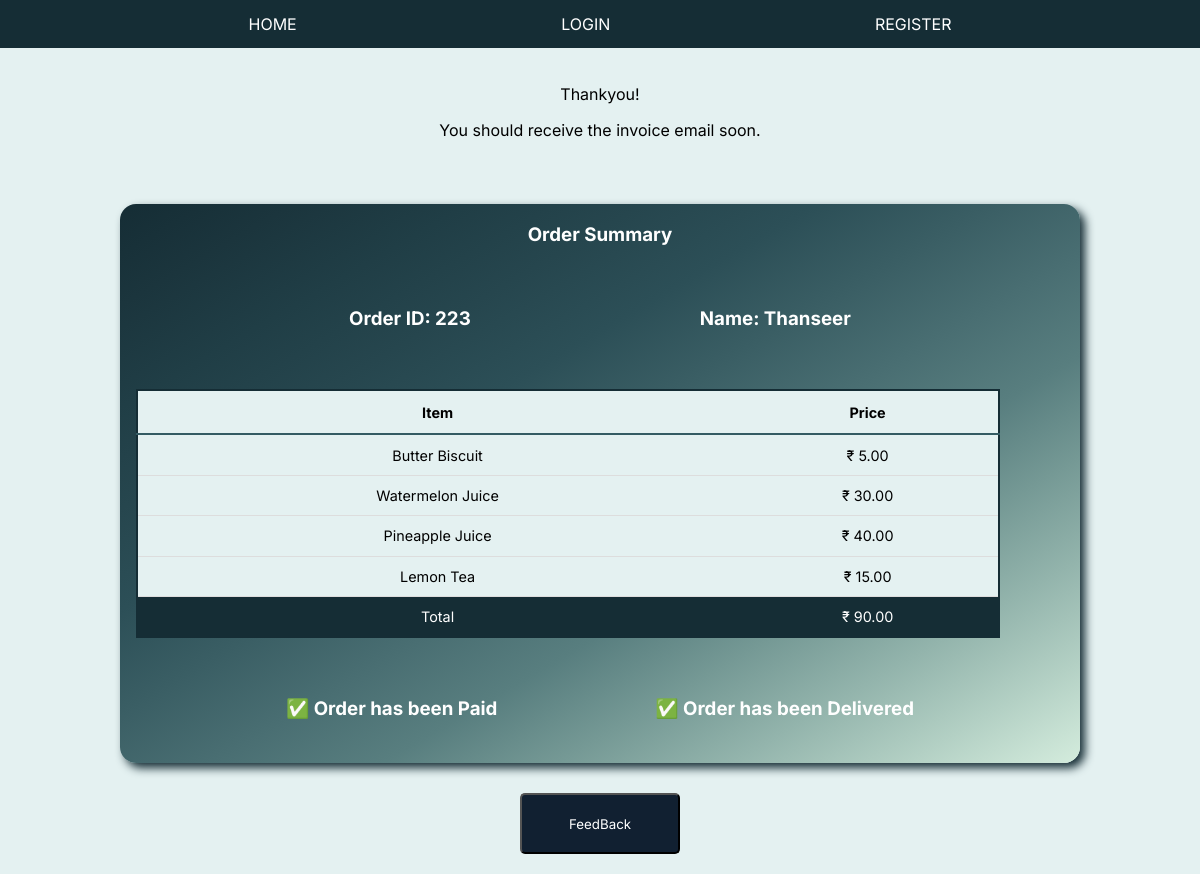
The app's page /rorders/223/ with its own data.
### rishabs/models.py (models this page shows, shortened)
class OrderModel(models.Model):
    created_on = models.DateTimeField(auto_now_add=True)
    price = models.DecimalField(max_digits=7, decimal_places=2)
    items = models.ManyToManyField('MenuItem', related_name='order', blank=True)
    order_user = models.ForeignKey(User, related_name='userinfo',on_delete=models.CASCADE)
    is_paid = models.BooleanField(default=False)
    is_delivered = models.BooleanField(default=False)
    feedback = models.CharField(max_length=100,default="")

class User(AbstractUser):
    phone_number = models.CharField(max_length=12, unique=True)
    is_phone_verified = models.BooleanField(default=False)
    otp = models.CharField(max_length=6)
    USERNAME_FIELD = 'phone_number'
    REQUIRED_FIELDS = []
    objects = UserManager()

class MenuItem(models.Model):
    name = models.CharField(max_length=100)
    description = models.TextField()
    image = models.ImageField(upload_to='menu_images/')
    price = models.DecimalField(max_digits=5, decimal_places=2)
    category = models.ManyToManyField('Category', related_name='item')

### rishabs/views.py (the view, shortened to what this page needs)
# urls.py: path('rorders/<int:pk>/', views.rorder_details, name="rorder_details"),
def rorder_details(request,pk):
    if request.method == "POST":
        order = OrderModel.objects.get(pk=pk)
        order.delete()
        juice = MenuItem.objects.filter(category__name__contains='juice')
        hot_drinks = MenuItem.objects.filter(category__name__contains='hot_drinks')
        snacks = MenuItem.objects.filter(category__name__contains='snacks')
        context = {
            'juice': juice,
            'hot_drinks': hot_drinks,
            'snacks': snacks,
            'message':'Order has been cancelled!'
        }
        return render(request, 'rishabs/order.html', context)
    else:
        check = OrderModel.objects.filter(pk=pk)
        if len(check)>0:
            order = OrderModel.objects.get(pk=pk)
        context = {
            'order':order
        }
        return render(request, 'rishabs/rorder_details.html',context)

### rishabs/templates/rishabs/rorder_details.html (shortened to what this page needs)
{% extends 'rishabs/layout2.html' %}
{% block content %}
{% if order.is_delivered %}
    <div>
        <br>
        <p>Thankyou!</p>
        <p>You should receive the invoice email soon.</p>
    </div>
{% endif %}
<div class="order-details">
    <div>
        <h3>Order Summary</h3>
    </div>
    <div class="orderid-name">
        <div>
            <h3>Order ID: {{order.id}}</h3>
        </div>
        <div>
            <h3>Name: {{order.order_user.username}}</h3>
        </div>
    </div>
    <div class="order-details-div">
        <table class="styled-table1">
            <thead>
                <th>Item</th>
                <th>Price</th>
            </thead>
            <tbody>
                {% for item in order.items.all %}
                <tr>
                    <td>{{ item.name }}</td>
                    <td>&#x20b9; {{ item.price }}</td>
                </tr>
                {% endfor %}
                <tr id="order-total">
                    <td>Total</td>
                    <td>&#x20b9; {{ order.price }}</td>
                </tr>
            </tbody>
        </table>
    </div>
    <div class="order-footer">
        {% if order.is_paid %}
            <div class="order-footer-l">
                <h3>&#x2705; Order has been Paid</h3>
            </div>
            <div class="order-footer-r">
                {% if order.is_delivered %}
                    <h3>&#x2705; Order has been Delivered</h3>
                {% else %}
                    <h3>&#10060; Order is being Prepared</h3>
                {% endif %}
            </div>
        {% else %}
            <div class="order-footer-l"></div>
                <div class="loader">Waiting for Payment</div>
            </div>
        {% endif %}
    </div>
</div>
{% if order.is_delivered %}
    <div>
        <form action="{% url 'feedback' %}" method="GET">
            <div  class="feedback">
                <button class="button3" type="submit">FeedBack</button>
            </div>
        </form>
    </div>
{% endif %}
{% endblock %}

### rishabs/static/css/new.css (style rules this page uses)
* { font-family: "Inter"; }
body { margin: 0px; background-color: #e4f1f1; }
#order-total { background-color: #152D35; color: white; text-align: center; }

### rishabs/static/css/rdash.css (style rules this page uses)
* { font-family: "Inter"; }
.order-details { background-image: linear-gradient(to left top, #d4ecdd, #b3d0c4, #93b4ac, #759995, #587e7f, #496e72, #3a5e64, #2c4f57, #26464e, #203e46, #1b353d, #152d35); margin-top: 3rem; width: 80%; align-self: center; color: white; border-radius: 1rem; box-shadow: 5px 5px 10px #152D35; align-content: center; align-items: center; }
.orderid-name { padding-block: 1.5rem; display: flex; flex-direction: row; justify-content: space-evenly; }
.styled-table1 { border-collapse: collapse; font-size: 0.9em; width: 90%; background-color: #e4f1f1; color: black; margin: 1rem; border: 2px solid #152D35; }
.styled-table1 thead th { color: black; text-align: center; padding-block:0.8rem; border-bottom: 2px solid #345B63; }
.styled-table1 td { padding-block: 0.7rem; }
.styled-table1 tbody tr { border-bottom: 1px solid #dddddd; }
.order-footer { display: flex; flex-direction: row; justify-content: space-evenly; padding: 1rem; }
.order-footer-l,.order-footer-r { padding: 0.5rem; }
.order-footer-r { justify-content: center; }
.button3 { width: 10rem; padding: 0.5rem; padding-block: 1.3rem; border-radius: 5px; background-color: #112031; color: white; margin-top: -10px; }
.feedback { margin-top: 2.5rem; }

### records on screen
OrderModel: id "223", order_user.username "Thanseer", price "90.00"
MenuItem: name "Butter Biscuit", price "5.00"
MenuItem: name "Watermelon Juice", price "30.00"
MenuItem: name "Pineapple Juice", price "40.00"
MenuItem: name "Lemon Tea", price "15.00"
